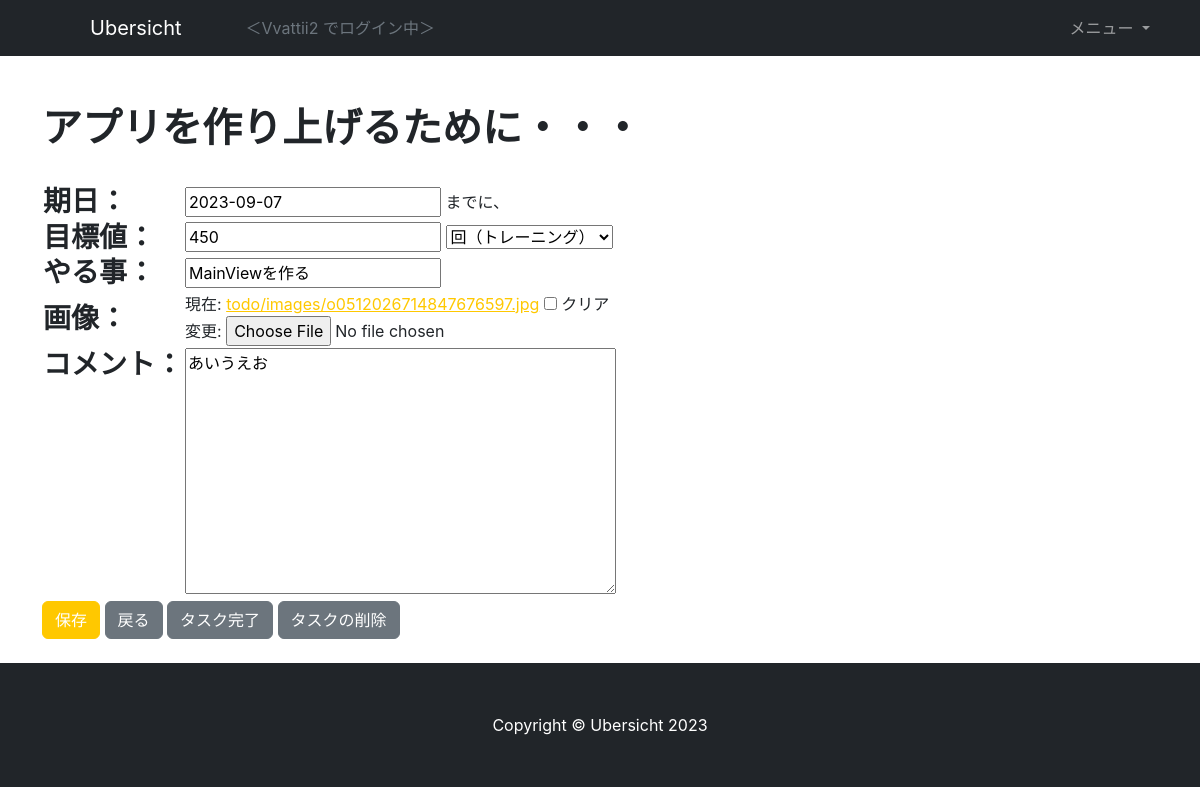
/todo/config/1 (signed in), run on an earlier commit of the app's database.
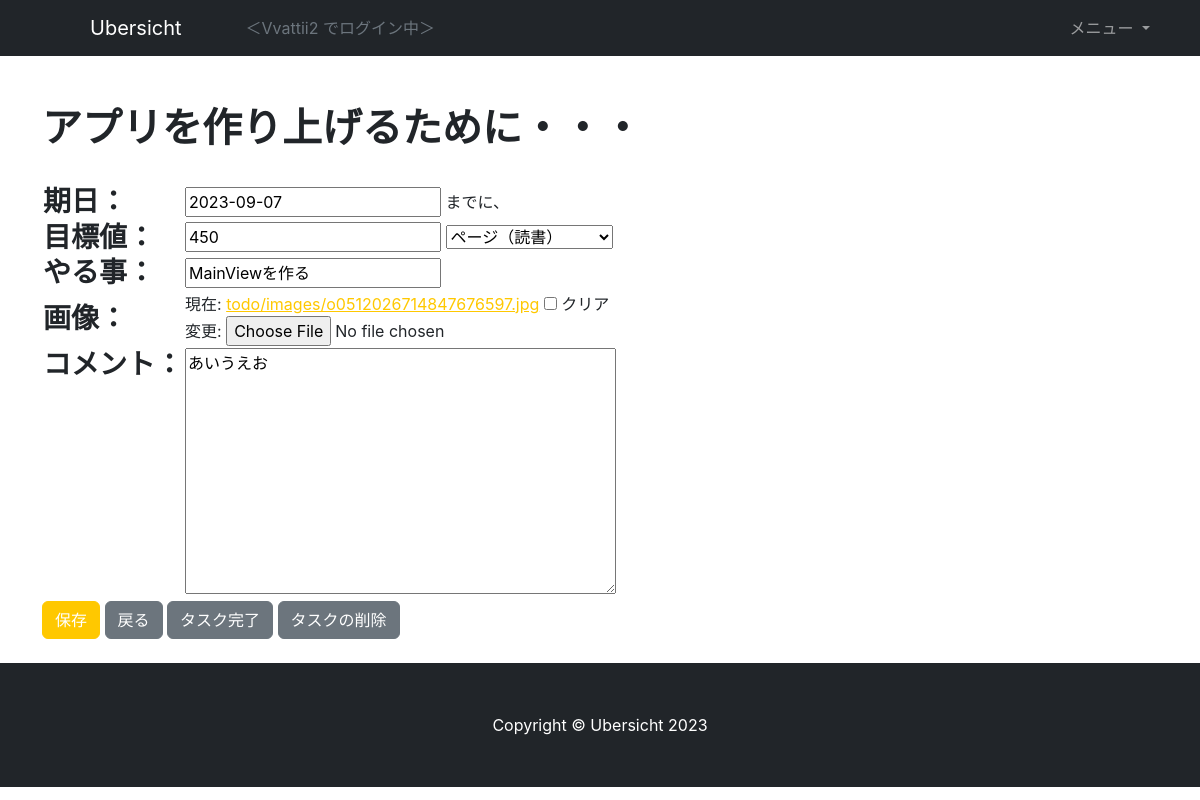
And on a later commit of the database.
### todo/models.py (models this page shows, shortened)
class Todos(models.Model):
    goal = models.ForeignKey(Goals, on_delete=models.CASCADE)
    title = models.CharField(verbose_name='タイトル', max_length=50)
    from_date = models.DateField(verbose_name='作成日', auto_now_add=True)
    until_date = models.DateField(verbose_name='期日', null=True, blank=True)
    image = models.ImageField(verbose_name='画像', null=True, blank=True,
                            upload_to='todo/images/')
    timer = models.IntegerField(verbose_name='タイマー', null=True, blank=True)
    amount = models.IntegerField(verbose_name='合計', null=True, blank=True)
    type = models.CharField(verbose_name='タイプ', default='task', max_length=20,
                            choices=TypeChoices.choices)
    current = models.IntegerField(verbose_name='進捗', default=0)
    memo = models.TextField(verbose_name='メモ', null=True, blank=True)
    state = models.IntegerField(verbose_name='状態', default=State.NORMAL.value)

### todo/views.py (the view)
# urls.py: path('todo/config/<int:pk>', TodoConfigView.as_view(), name='todo_config'),
@method_decorator(login_required, name='dispatch')
class TodoConfigView(TodoFormBaseView, UpdateView):
    def get_context_data(self, **kwargs: Any) -> Dict[str, Any]:
        context = super().get_context_data(**kwargs)
        context['update'] = True
        return context
    def get_object(self, queryset: QuerySet[Any] | None = ...):
        return Todos.objects.get(pk=self.kwargs['pk'])

### todo/forms.py
class TodoForm(forms.ModelForm):
    class Meta:
        model = Todos
        fields = ['title', 'until_date', 'amount', 'type', 'image', 'timer', 'memo']

### todo/views.py (called while the page is built)
    def get_context_data(self, **kwargs: Any) -> Dict[str, Any]:
        context = super().get_context_data(**kwargs)
        goal = Goals.objects.get(user=self.request.user, is_completed=False)
        context['goal'] = goal
        return context

### todo/templates/todo_config.html (shortened to what this page needs)
{% extends 'base.html' %}
{% block content %}
<div class="container">
    <div class="row">
        <div class="col py-4">
            <h1 class="py-4">{{ goal.subject }}ために・・・</h1>
            <form action="" method="post" enctype="multipart/form-data">
                <table border=0>
                    <tr>
                        <th class="h3">期日：</th>
                        <td><input type="text" name="until_date" value="{{ form.until_date.value|date:"Y-m-d" }}" id="id_until_date" autofocus> までに、</td>
                    </tr>
                    <tr>
                        <th class="h3">目標値：</th>
                        <td>{{ form.amount }} {{ form.type }}</td>
                    </tr>
                    <tr>
                        <th class="h3">やる事：</th>
                        <td>{{ form.title }}</td>
                    </tr>
                    <tr>
                        <th class="h3">画像：</th>
                        <td>{{ form.image }}</td>
                    </tr>
                    <tr>
                        <th class="h3" style="vertical-align: top;">コメント：</th>
                        <td>{{ form.memo }}</td>
                    </tr>
                </table>
                <button type="submit" class="btn btn-primary">保存</button>
                <a href="{% url 'todo:main' %}" class="btn btn-secondary">戻る</a>
                {% if update %}
                <a href="{% url 'todo:todo_complete' pk=form.instance.pk %}" class="btn btn-secondary">タスク完了</a>
                <a href="{% url 'todo:todo_delete' pk=form.instance.pk %}" class="btn btn-secondary">タスクの削除</a>
                {% endif %}
            </form>
        </div>
    </div>
</div>
{% endblock content %}

What changed in the data, as far as the page shows it:
changed Todos "MainViewを作る": type "回（トレーニング）" → "ページ（読書）"
